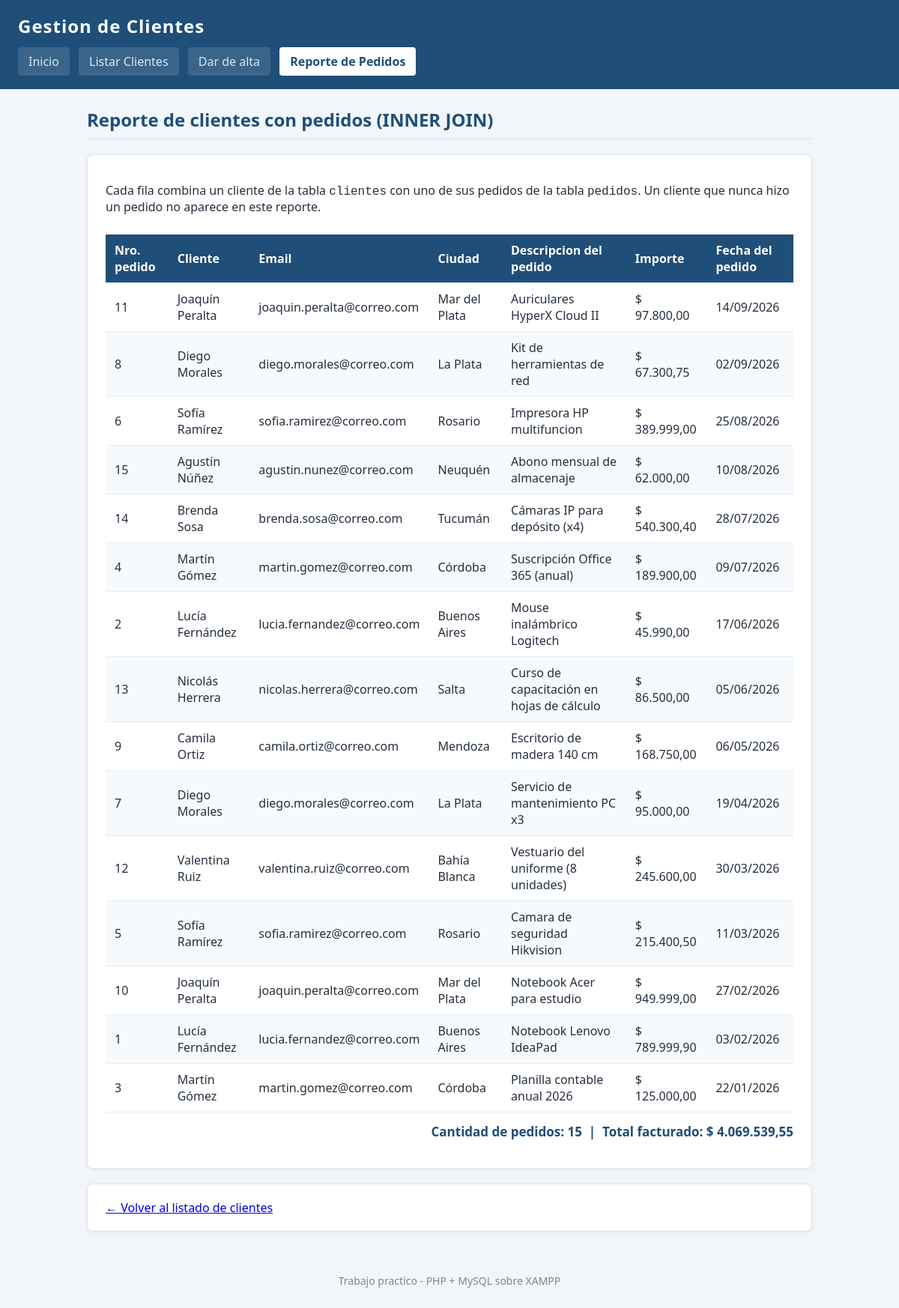
/gestion_clientes/reporte_pedidos.php, run on the app's committed database.
### tables this page shows
CREATE TABLE `pedidos` (
  `id` int(11) NOT NULL,
  `cliente_id` int(11) NOT NULL,
  `descripcion` varchar(150) NOT NULL,
  `importe` decimal(10,2) NOT NULL,
  `fecha_pedido` date NOT NULL
);

CREATE TABLE `clientes` (
  `id` int(11) NOT NULL,
  `nombre` varchar(80) NOT NULL,
  `email` varchar(120) NOT NULL,
  `telefono` varchar(30) DEFAULT NULL,
  `ciudad` varchar(60) DEFAULT NULL,
  `fecha_alta` date NOT NULL
);

### gestion_clientes/reporte_pedidos.php (the view, shortened to what this page needs)
<?php
require_once 'funciones.php';
$conexion = obtener_conexion();
$sql = "SELECT  c.nombre      AS cliente_nombre,
                c.email       AS cliente_email,
                c.ciudad      AS cliente_ciudad,
                p.id          AS pedido_id,
                p.descripcion AS pedido_descripcion,
                p.importe     AS pedido_importe,
                p.fecha_pedido
        FROM clientes c
        INNER JOIN pedidos p ON p.cliente_id = c.id
        ORDER BY p.fecha_pedido DESC, p.id DESC";
$stmt  = $conexion->query($sql);
$pedidos = $stmt->fetchAll(PDO::FETCH_ASSOC);
$totalPedidos   = count($pedidos);
$totalFacturado = 0.0;
foreach ($pedidos as $pedido) {
    $totalFacturado += (float) $pedido['pedido_importe'];
}
?>
<h2>Reporte de clientes con pedidos (INNER JOIN)</h2>
<div class="tarjeta">
    <p>
        Cada fila combina un cliente de la tabla <code>clientes</code> con uno
        de sus pedidos de la tabla <code>pedidos</code>.
        Un cliente que nunca hizo un pedido no aparece en este reporte.
    </p>
    <?php if ($totalPedidos === 0) { ?>
        <p>Todavia no hay pedidos para mostrar.</p>
    <?php } else { ?>
        <div class="tabla-envoltura">
            <table>
                <thead>
                    <tr>
                        <th>Nro. pedido</th>
                        <th>Cliente</th>
                        <th>Email</th>
                        <th>Ciudad</th>
                        <th>Descripcion del pedido</th>
                        <th>Importe</th>
                        <th>Fecha del pedido</th>
                    </tr>
                </thead>
                <tbody>
                <?php foreach ($pedidos as $pedido) { ?>
                    <tr>
                        <td><?= e($pedido['pedido_id']) ?></td>
                        <td><?= e($pedido['cliente_nombre']) ?></td>
                        <td><?= e($pedido['cliente_email']) ?></td>
                        <td><?= e($pedido['cliente_ciudad']) ?></td>
                        <td><?= e($pedido['pedido_descripcion']) ?></td>
                        <td>$ <?= e(number_format((float) $pedido['pedido_importe'], 2, ',', '.')) ?></td>
                        <td><?= e(date('d/m/Y', strtotime($pedido['fecha_pedido']))) ?></td>
                    </tr>
                <?php } ?>
                </tbody>
            </table>
        </div>
        <p class="total">
            Cantidad de pedidos: <?= $totalPedidos ?>
            &nbsp;|&nbsp; Total facturado: $ <?= e(number_format($totalFacturado, 2, ',', '.')) ?>
        </p>
    <?php } ?>
</div>
<div class="tarjeta">
    <a href="clientes_listado.php">&larr; Volver al listado de clientes</a>
</div>

### gestion_clientes/estilos.css (style rules this page uses)
* { box-sizing: border-box; }
body { margin: 0; font-family: "Segoe UI", Tahoma, Arial, sans-serif; font-size: 16px; color: #24303f; background-color: #f2f5f9; }
.tarjeta { background-color: #ffffff; border: 1px solid #dde4ec; border-radius: 8px; padding: 20px 24px; margin-bottom: 20px; box-shadow: 0 2px 6px rgba(0, 0, 0, 0.05); }
h2 { margin-top: 0; color: #1f4e79; border-bottom: 2px solid #e6edf5; padding-bottom: 8px; }
table { width: 100%; border-collapse: collapse; margin-top: 10px; }
th, td { padding: 10px 12px; text-align: left; border-bottom: 1px solid #e6edf5; }
th { background-color: #1f4e79; color: #ffffff; }
tbody tr:nth-child(even) { background-color: #f7fafd; }
.tabla-envoltura { overflow-x: auto; }
.total { text-align: right; font-weight: bold; font-size: 17px; color: #1f4e79; margin-top: 14px; }

### data on the page
pedidos: id "11", cliente.nombre "Joaquín Peralta", cliente.email "joaquin.peralta@correo.com", cliente.ciudad "Mar del Plata", descripcion "Auriculares HyperX Cloud II", importe "97.800,00", fecha_pedido "14/09/2026"
pedidos: id "8", cliente.nombre "Diego Morales", cliente.email "diego.morales@correo.com", cliente.ciudad "La Plata", descripcion "Kit de herramientas de red", importe "67.300,75", fecha_pedido "02/09/2026"
pedidos: id "6", cliente.nombre "Sofía Ramírez", cliente.email "sofia.ramirez@correo.com", cliente.ciudad "Rosario", descripcion "Impresora HP multifuncion", importe "389.999,00", fecha_pedido "25/08/2026"
pedidos: id "15", cliente.nombre "Agustín Núñez", cliente.email "agustin.nunez@correo.com", cliente.ciudad "Neuquén", descripcion "Abono mensual de almacenaje", importe "62.000,00", fecha_pedido "10/08/2026"
pedidos: id "14", cliente.nombre "Brenda Sosa", cliente.email "brenda.sosa@correo.com", cliente.ciudad "Tucumán", descripcion "Cámaras IP para depósito (x4)", importe "540.300,40", fecha_pedido "28/07/2026"
pedidos: id "4", cliente.nombre "Martín Gómez", cliente.email "martin.gomez@correo.com", cliente.ciudad "Córdoba", descripcion "Suscripción Office 365 (anual)", importe "189.900,00", fecha_pedido "09/07/2026"
pedidos: id "2", cliente.nombre "Lucía Fernández", cliente.email "lucia.fernandez@correo.com", cliente.ciudad "Buenos Aires", descripcion "Mouse inalámbrico Logitech", importe "45.990,00", fecha_pedido "17/06/2026"
pedidos: id "13", cliente.nombre "Nicolás Herrera", cliente.email "nicolas.herrera@correo.com", cliente.ciudad "Salta", descripcion "Curso de capacitación en hojas de cálculo", importe "86.500,00", fecha_pedido "05/06/2026"
pedidos: id "9", cliente.nombre "Camila Ortiz", cliente.email "camila.ortiz@correo.com", cliente.ciudad "Mendoza", descripcion "Escritorio de madera 140 cm", importe "168.750,00", fecha_pedido "06/05/2026"
pedidos: id "7", cliente.nombre "Diego Morales", cliente.email "diego.morales@correo.com", cliente.ciudad "La Plata", descripcion "Servicio de mantenimiento PC x3", importe "95.000,00", fecha_pedido "19/04/2026"
pedidos: id "12", cliente.nombre "Valentina Ruiz", cliente.email "valentina.ruiz@correo.com", cliente.ciudad "Bahía Blanca", descripcion "Vestuario del uniforme (8 unidades)", importe "245.600,00", fecha_pedido "30/03/2026"
pedidos: id "5", cliente.nombre "Sofía Ramírez", cliente.email "sofia.ramirez@correo.com", cliente.ciudad "Rosario", descripcion "Camara de seguridad Hikvision", importe "215.400,50", fecha_pedido "11/03/2026"
pedidos: id "10", cliente.nombre "Joaquín Peralta", cliente.email "joaquin.peralta@correo.com", cliente.ciudad "Mar del Plata", descripcion "Notebook Acer para estudio", importe "949.999,00", fecha_pedido "27/02/2026"
pedidos: id "1", cliente.nombre "Lucía Fernández", cliente.email "lucia.fernandez@correo.com", cliente.ciudad "Buenos Aires", descripcion "Notebook Lenovo IdeaPad", importe "789.999,90", fecha_pedido "03/02/2026"
pedidos: id "3", cliente.nombre "Martín Gómez", cliente.email "martin.gomez@correo.com", cliente.ciudad "Córdoba", descripcion "Planilla contable anual 2026", importe "125.000,00", fecha_pedido "22/01/2026"

### other printed values
$totalPedidos "15"
$totalFacturado "4.069.539,55"
